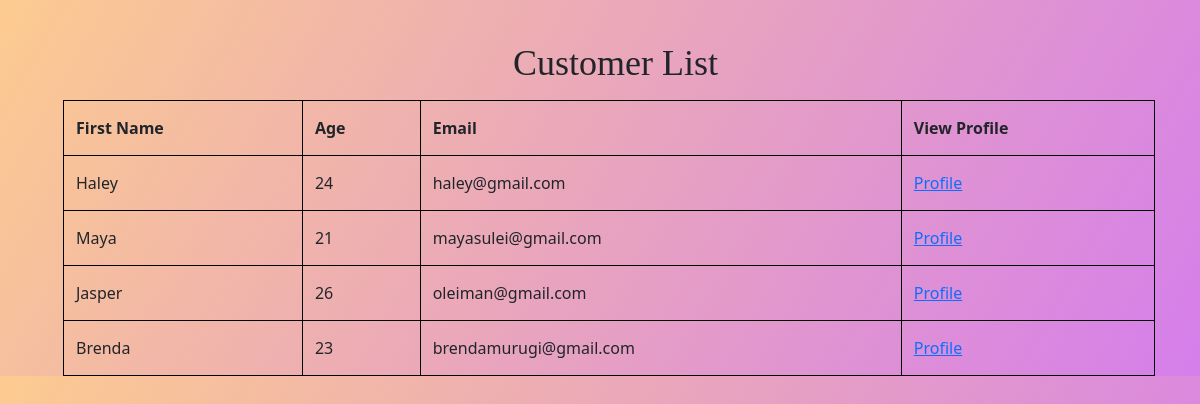
Before: /wallet/customer_list/ with the older database file.
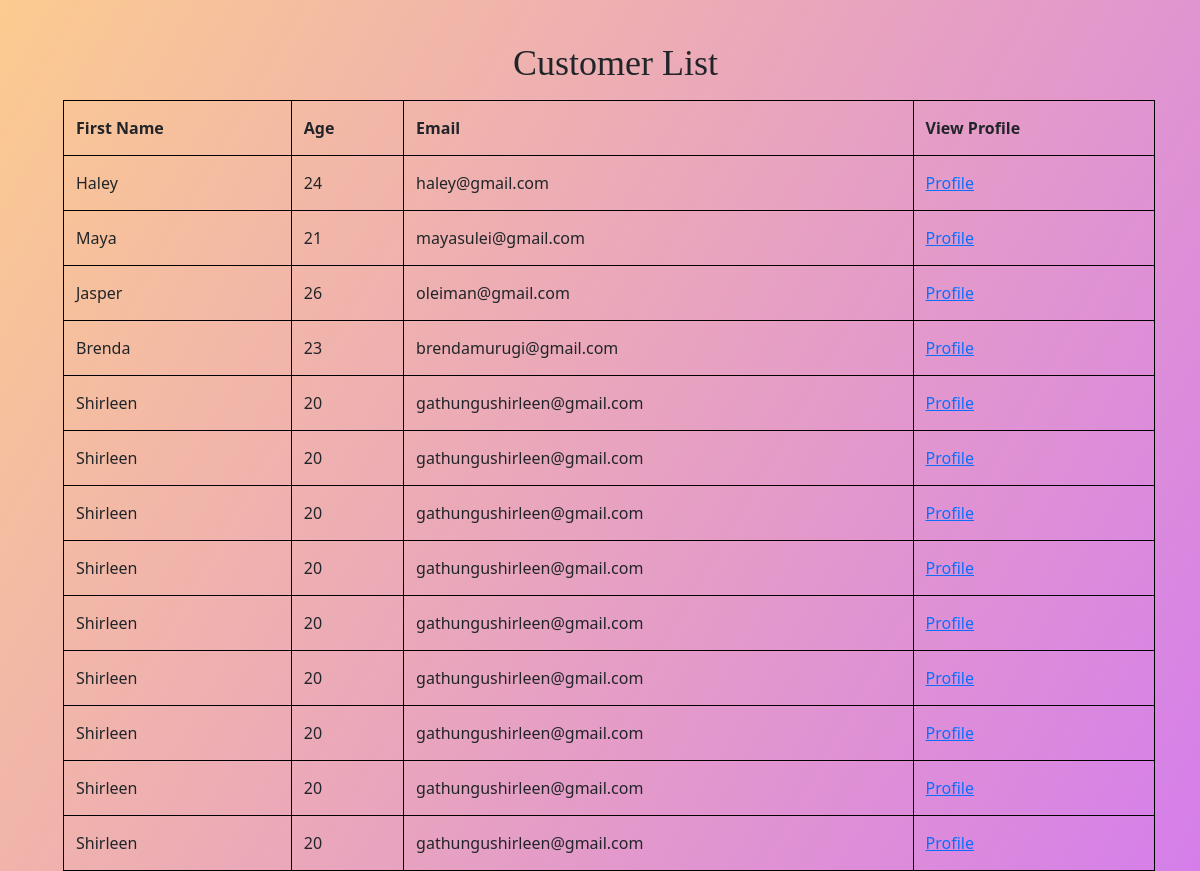
After: the same page with the newer database file.
### wallet/models.py (models this page shows)
class Customer(models.Model):
    first_name=models.CharField(max_length=20)
    last_name=models.CharField(max_length=20)
    address=models.CharField(max_length=95)
    email=models.EmailField(max_length=254)
    phone_number=models.CharField(max_length=13)
    GENDER_CHOICES = (
           ("M", "Male"),
           ("F", "Female"),
           ("NB", "Non-Binary"),
    )
    gender=models.CharField(max_length=10,choices=GENDER_CHOICES)
    age=models.PositiveSmallIntegerField()
    profile_picture = models.ImageField(default='default.jpg', upload_to='profile_pics')

### wallet/views.py (the view)
# urls.py: path("customer_list/",list_customers,name="registration"),
def list_customers(request):
   customers=Customer.objects.all()
   return render(request,'wallet/customer_list.html',
   {"Customer":customers})

### wallet/templates/wallet/customer_list.html (shortened to what this page needs)
<!DOCTYPE html>
<html lang="en">
<head>
 <link href="https://cdn.jsdelivr.net/npm/bootstrap@5.0.2/dist/css/bootstrap.min.css" rel="stylesheet">
</head>
<body>
  <h1>Customer List</h1>
  <table>
    <tr>
      <th>First Name </th>
      <th>Age </th>
      <th>Email </th>
      <th>View Profile </th>
    </tr>
    <tr>{%for customer in Customer%}
    <td>{{customer.first_name}}</td>
    <td>{{customer.age}}</td>
    <td>{{customer.email}}</td>
    <td><a href="{% url 'customer_profile' id=customer.id%}">Profile</a></td></tr>
    {%endfor%}
  </table>
</body>
</html>

### wallet/templates/wallet/customer_list.html (style rules this page uses)
body { background-image: linear-gradient(120deg, #fccb90 0%, #d57eeb 100%); }
table, td, th { border: 1px solid black; }
table { border-collapse: collapse; width: 91%; margin-top: 15px; margin-left: 63px; }
th { padding: 15px 12px; }
td { text-align: left; padding: 15px 12px; }
h1 { margin-left: 513px; padding-top: 42px; font-size: 36px; font-family: cursive; }

Changed rows visible on the page:
added Customer: first_name "Shirleen", age "20", email "gathungushirleen@gmail.com"
added Customer: first_name "Shirleen", age "20", email "gathungushirleen@gmail.com"
added Customer: first_name "Shirleen", age "20", email "gathungushirleen@gmail.com"
added Customer: first_name "Shirleen", age "20", email "gathungushirleen@gmail.com"
added Customer: first_name "Shirleen", age "20", email "gathungushirleen@gmail.com"
added Customer: first_name "Shirleen", age "20", email "gathungushirleen@gmail.com"
added Customer: first_name "Shirleen", age "20", email "gathungushirleen@gmail.com"
added Customer: first_name "Shirleen", age "20", email "gathungushirleen@gmail.com"
added Customer: first_name "Shirleen", age "20", email "gathungushirleen@gmail.com"
